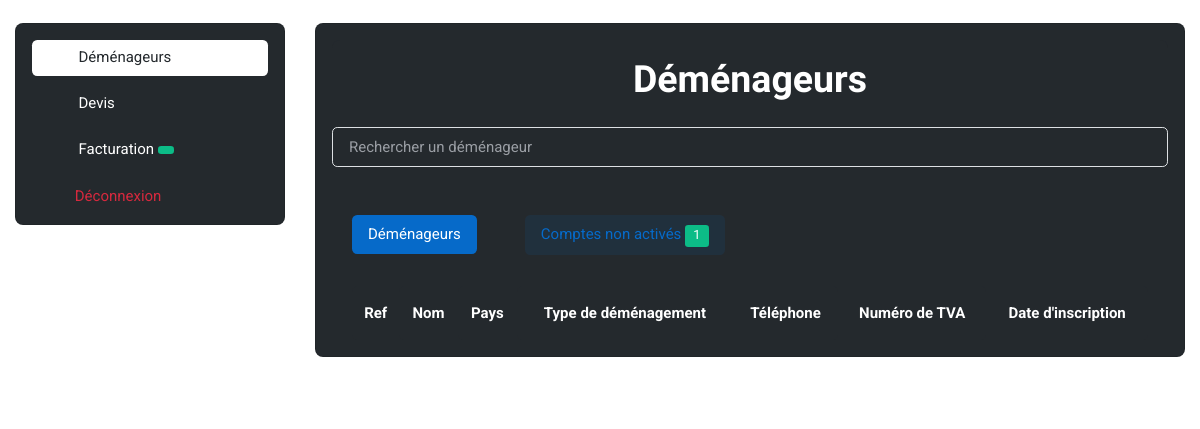
The app's page /administration/Movers/ (signed in), older data.
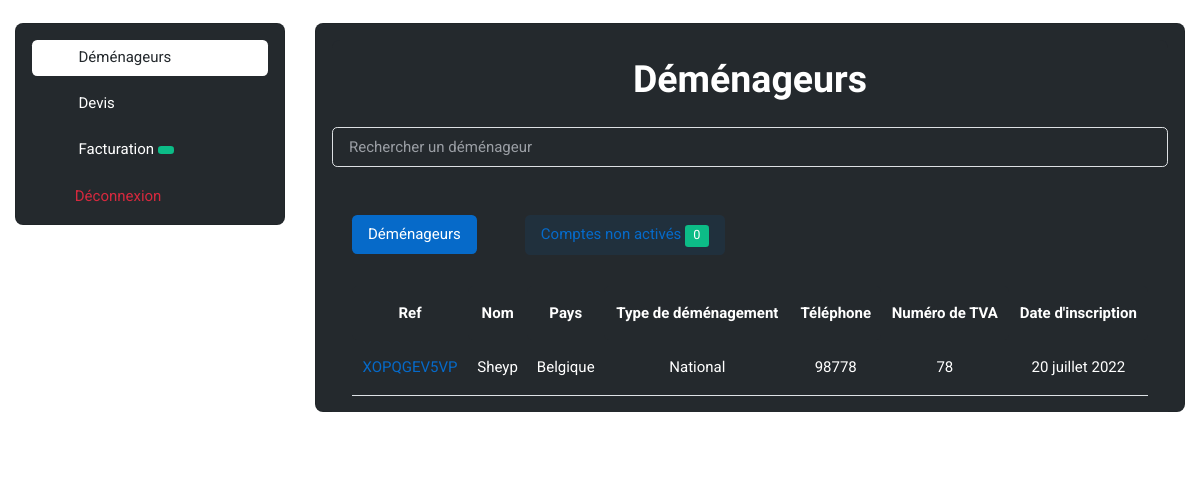
The same page, newer data.
### base_app/models.py (models this page shows, shortened)
class Mover(models.Model):
    ref = models.CharField(max_length=30, default="")
    company_name = models.CharField(max_length=300)
    company_phone_number = models.CharField(max_length=50)
    Adresse = models.CharField(max_length=300, default="")
    employee_number = models.IntegerField(default=0)
    number_max_quote_request = models.IntegerField(default=0)
    website = models.CharField(max_length=300, default="")
    TVA_number = models.CharField(max_length=30, default="")
    Postal_Code = models.IntegerField(default=0)
    company_statut = models.CharField(max_length=300, default="")
    company_description = models.TextField(default="")
    logo = models.ImageField(upload_to='user/images/profil_image/', blank=True, default="")
    pause = models.BooleanField(default=False)
    activated = models.BooleanField(default=False)
    created = models.DateTimeField(auto_now_add=True)
    user = models.ForeignKey(User, on_delete=models.CASCADE, default="")
    country = models.ForeignKey(Country, on_delete=models.CASCADE, default="")
    region = models.ForeignKey(Region, on_delete=models.CASCADE, default="")
    moving_type1 = models.ForeignKey(Moving_Type1, on_delete=models.CASCADE, default="")

class Country(models.Model):
    name = models.CharField(max_length=300)

class Moving_Type1(models.Model):  # can be national opr international
    name = models.CharField(max_length=300)

### administration/views.py (the view, shortened to what this page needs)
# urls.py: path('Movers/', views.movers_home, name='movers_home'),
@login_required
def movers_home(request):
    countries = Country.objects.all()
    moving_type1 = Moving_Type1.objects.all()
    moving_type2 = Moving_Type2.objects.all()
    movers_activated = Mover.objects.filter(activated=True)
    movers_unactivated = Mover.objects.filter(activated=False)
    movers_unactivated_count = Mover.objects.filter(activated=False).count()
    users = User.objects.all()
    form = Mover_Form()
    return render(request, 'administration/movers/movers_home.html', {'countries': countries,
                                                                      'moving_type1': moving_type1, 'moving_type2'
                                                                      : moving_type2, 'users':
                                                                          users, 'movers_unactivated':
                                                                          movers_unactivated, 'movers_unactivated_count'
                                                                      : movers_unactivated_count, 'form': form,
                                                                      'movers_activated': movers_activated})

### base_app/forms.py
class Mover_Form(forms.ModelForm):
    class Meta:
        model = Mover
        fields = [
            'ref', 'company_name', 'company_phone_number', 'Adresse', 'employee_number', 'number_max_quote_request',
            'website', 'TVA_number', 'Postal_Code', 'company_statut', 'company_description',
            'logo', 'pause', 'activated', 'country', 'moving_type1', 'region'
        ]

### administration/templates/administration/movers/movers_home.html (shortened to what the changed rows need)
{% extends 'administration/admin_base.html' %}
{% load static %}
{% block main %}
    <div class="card bg-dark">
        <div class="card-header bg-dark" align="center">
            <h2 class="text-white">Déménageurs</h2>
        </div>
        <div class="card-body bg-dark">
            <ul class="nav nav-pills nav-pill-soft mb-3" id="movers-pills-tab" role="tablist">
                <li class="nav-item me-2 me-sm-5" role="presentation">
                    <button class="nav-link" id="movers-pills-tab-2" data-bs-toggle="pill" data-bs-target="#movers-pills-tab2" type="button" role="tab" aria-controls="movers-pills-tab2" aria-selected="false">
                        Comptes non activés
                        <span class="badge text-white bg-success rounded-1">{{movers_unactivated_count}}</span>
                    </button>
                </li>
            </ul>
            <div class="tab-content mb-0" id="movers-pills-tabContent">
                <div class="tab-pane fade show active" id="movers-pills-tab1" role="tabpanel" aria-labelledby="movers-pills-tab-1">
                    <div class="row">
                        <div class="col-12">
                            <div class="row justify-content-between">
                                {% if mover %}
                                                                {% load i18n %}
                                {% else %}
                                    <div class="table-responsive-lg border-0">
                                        <table class="table table-dark-gray align-middle p-4 mb-0 text-white">
                                            <thead align="center">
                                                <tr>
                                                    <th scope="col" class="border-0 rounded-start">Ref</th>
                                                    <th scope="col" class="border-0 rounded-start">Nom</th>
                                                    <th scope="col" class="border-0 rounded-start">Pays</th>
                                                    <th scope="col" class="border-0 rounded-start">Type de déménagement</th>
                                                    <th scope="col" class="border-0 rounded-end">Téléphone</th>
                                                    <th scope="col" class="border-0 rounded-end">Numéro de TVA</th>
                                                    <th scope="col" class="border-0 rounded-end">Date d'inscription</th>
                                                </tr>
                                            </thead>
                                            <tbody align="center">
                                                {% for mover in movers_activated %}
                                                    <tr>
                                                        <td>
                                                            <a href="{% url 'mover_detail' mover.id %}">
                                                                <center>{{mover.ref}}</center>
                                                            </a>
                                                        </td>
                                                        <td>
                                                            <center>
                                                                {{mover.company_name}}
                                                            </center>
                                                        </td>
                                                        <td>
                                                            <center>
                                                                {% for country in countries %}
                                                                    {% if country.id == mover.country_id %}
                                                                        {{country.name}}
                                                                    {% endif %}
                                                                {% endfor %}
                                                            </center>
                                                        </td>
                                                        <td>
                                                            <center>
                                                                {{mover.moving_type1.name}}
                                                            </center>
                                                        </td>
                                                        <td>
                                                            <center>
                                                                {{mover.company_phone_number}}
                                                            </center>
                                                        </td>
                                                        <td>
                                                            <center>
                                                                {{mover.TVA_number}}
                                                            </center>
                                                        </td>
                                                        <td>
                                                            <center>
                                                                {% load i18n %}
                                                                {% language 'fr' %}
                                                                    {{mover.created|date:'d F Y'}}
                                                                {% endlanguage %}
                                                            </center>
                                                        </td>
                                                    </tr>
                                                {% endfor %}
                                            </tbody>
                                        </table>
                                    </div>
                                {% endif %}
                            </div>
                        </div>
                    </div>
                </div>
                                            {% for mover in movers_unactivated %}
                                                            {% load i18n %}
                                            {% endfor %}
            </div>
        </div>
    </div>
{% endblock %}

Row changes from the older to the newer data that the page shows:
now on this page (row edited): Mover: ref "XOPQGEV5VP", company_name "Sheyp", moving_type1.name "National", company_phone_number "98778", TVA_number "78", created "20 juillet 2022"
now on this page (row unchanged): Country: name "Belgique"
Text that changed along with them:
{{ movers_unactivated_count }}: "1" → "0"
